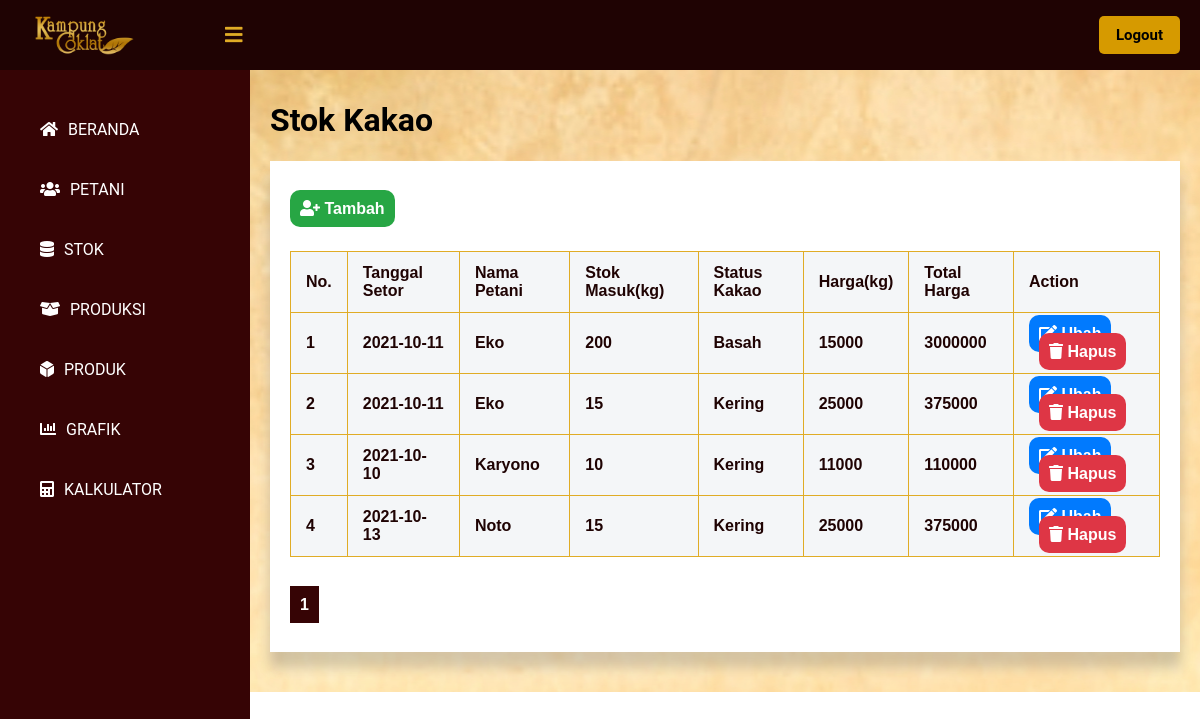
Page /public/lihat_stok/1 (signed in) on the committed database.
### tables this page shows
CREATE TABLE `stok_kakao` (
  `id_stok` int(11) NOT NULL,
  `tanggal_setor` timestamp NOT NULL DEFAULT current_timestamp() ON UPDATE current_timestamp(),
  `nama_petani` int(11) NOT NULL,
  `stok_masuk` int(11) NOT NULL,
  `status_kakao` int(11) NOT NULL,
  `harga` int(11) NOT NULL
);

CREATE TABLE `petani` (
  `id_petani` int(11) NOT NULL,
  `nama_petani` varchar(60) NOT NULL,
  `tanggal_lahir` date NOT NULL,
  `alamat_kec` int(11) NOT NULL,
  `status_anggota` int(11) NOT NULL
);

CREATE TABLE `kategori` (
  `id` int(11) NOT NULL,
  `nama_kategori` varchar(60) NOT NULL,
  `grup` varchar(60) NOT NULL
);

### app/core/Controller.php (called while the page is built, shortened)
<?php
class Controller {
    public function view($view, $data = [])
    {
        require_once   '../app/views/'.$view.'.php';
    }
}
?>

### app/controllers/Lihat_stok.php (called while the page is built, shortened)
<?php
class Lihat_stok extends Controller {
    public function index($page)
    {
        $id_user = $_SESSION['id'];
        $user = $this->model('User_model')->getUserById($id_user);
        $data['stok'] = $this->model('Stok_model')->getList($page);
        $data['nama'] = $user['nama'];
        $this->view('lihat_stok/index', $data);
    }
}
?>

### app/core/App.php (called while the page is built, shortened)
<?php
class App {
    protected $method = 'index';
    protected $params = [];
    public function __construct()
    {
        $url = $this->parseURL();
        if ( file_exists('../app/controllers/' . $url[0] . '.php') ) {
            unset($url[0]);
        }
        $this->controller = new $this->controller;
        if ( !empty($url) ) {
            $this->params = array_values($url);
        }
        call_user_func_array([$this->controller, $this->method], $this->params);
    }
    public function parseURL()
    {
        if ( isset($_GET['url']) ) {
            $url = rtrim($_GET['url'], '/');
            $url = filter_var($url, FILTER_SANITIZE_URL);
            $url = explode("/", $url);
            return $url;
        }
    }
}

### public/index.php (called while the page is built, shortened)
<?php
$app = new App;

### app/core/Database.php (called while the page is built, shortened)
<?php
class Database {
    private $host = DB_HOST;
    private $db_name = DB_NAME;
    private $dbh;
    private $stmt;
    public function __construct()
    {
        $dsn = 'mysql:host=' . $this->host . ';dbname=' . $this->db_name;
        try {
            $this->dbh = new PDO($dsn, 'root', '');
        } catch(PDOException $e) {
            die($e->getMessage());
        }
    }
    public function query($query)
    {
        $this->stmt = $this->dbh->prepare($query);
    }
    public function bind($param, $value, $type=null)
    {
        if ( is_null($type) ) {
            switch( true ) {
                default :
                    $type = PDO::PARAM_STR;
            }
        }
        $this->stmt->bindValue($param, $value, $type);
    }
    public function execute()
    {
        $this->stmt->execute();
    }
    public function resultSet()
    {
        $this->execute();
        return $this->stmt->fetchAll(PDO::FETCH_ASSOC);
    }
}

### app/models/Stok_model.php (called while the page is built, shortened)
<?php
class Stok_model {
    private $table = 'stok_kakao';
    private $db;
    public function __construct()
    {
        $this->db = new Database;
    }
    public function getList($page)
    {
        $data = [];
        $jumlahDataSetiapPage = 10;
        $this -> db -> query("SELECT stok_kakao.*, status_kakao.nama_kategori AS status_kakao, petani.nama_petani, DATE_FORMAT(tanggal_setor, '%Y-%m-%d') AS tanggal_setor FROM `" . $this->table . "` LEFT JOIN petani ON petani.id_petani = stok_kakao.nama_petani JOIN kategori AS status_kakao ON status_kakao.id = stok_kakao.status_kakao");
        $jumlahData = $this -> db -> resultSet();
        $jumlahData = count($jumlahData);
        $jumlahPage = ceil($jumlahData / $jumlahDataSetiapPage);
        $halamanSaatIni = ( isset($page) ) ? $page : 1;
        $dataPertama = ($jumlahDataSetiapPage * $halamanSaatIni) - $jumlahDataSetiapPage;
        $this -> db -> query("SELECT stok_kakao.*, status_kakao.nama_kategori AS status_kakao, petani.nama_petani, DATE_FORMAT(tanggal_setor, '%Y-%m-%d') AS tanggal_setor FROM `" . $this->table . "` LEFT JOIN petani ON petani.id_petani = stok_kakao.nama_petani JOIN kategori AS status_kakao ON status_kakao.id = stok_kakao.status_kakao LIMIT $dataPertama, $jumlahDataSetiapPage");
        $daftarData = $this -> db -> resultSet();
        $data['list_data'] = $daftarData;
        $data['halaman_saat_ini'] = $halamanSaatIni;
        $data['jumlah_halaman'] = $jumlahPage;
        return $data;
    }
}

### app/views/lihat_stok/index.php (the view, shortened to what this page needs)
<!DOCTYPE html>
<html lang=”en”>
<head>
	<link href="<?= BASEURL ?>/css/melihat_petani.css" rel="stylesheet" type="text/css">
    <link rel="stylesheet" href="https://cdnjs.cloudflare.com/ajax/libs/font-awesome/5.12.1/css/all.min.css">
</head>
<body>
    <header>
        <label for="check">
            <i class="fas fa-bars" id="sidebar_btn"></i>
        </label>
        <div class="left_area">
            <img src="http://localhost/KampungCoklat/public/img/Logo-Daun.png">
        </div>
        <div class="right_area">
            <a href="<?= BASEURL ?>/logout" style="color: #000; margin-left: 10px;" class="logout_btn">Logout</a>
        </div>
    </header>
    <div class="sidebar">
        <a href="<?= BASEURL ?>/beranda"><i class="fas fa-home"></i><span>BERANDA</span></a>
        <a href="<?= BASEURL ?>/lihat_petani/1"><i class="fas fa-users"></i><span>PETANI</span></a>
        <a href="<?= BASEURL ?>/lihat_stok/1"><i class="fas fa-database"></i><span>STOK</span></a>
        <a href="#"><i class="fas fa-box-open"></i><span>PRODUKSI</span></a>
        <a href="#"><i class="fas fa-dice-d6"></i><span>PRODUK</span></a>
        <a href="#"><i class="fas fa-chart-bar"></i><span>GRAFIK</span></a>
        <a href="#"><i class="fas fa-calculator"></i><span>KALKULATOR</span></a>
    </div>
    <div class="content">
        <div class="card">
            <h1>Stok Kakao</h1>
        </div>
        <div class="card_table">
            <div>
                <div class="card_table1">
                    <br><br>
                    <a href="<?= BASEURL ?>/tambah_stok" class="tambah"><i class="fas fa-user-plus"></i><span> Tambah</span></a>
                </div>
                </div>
                <div class="card_table2">
                    <table class="tabelMahasiswa" width="60%">
                        <tr>
                            <th>No.</th>
                            <th>Tanggal Setor</th>
                            <th>Nama Petani</th>
                            <th>Stok Masuk(kg)</th>
                            <th>Status Kakao</th>
                            <th>Harga(kg)</th>
                            <th>Total Harga</th>
                            <th>Action</th>
                        </tr>
                        <?php foreach ($data['stok']['list_data'] as $key => $value) { ?>
                        <tr>
                            <th><?= ($key + 1) ?></th>
                            <th><?= $value['tanggal_setor'] ?></th>
                            <th><?= $value['nama_petani'] ?></th>
                            <th><?= $value['stok_masuk'] ?></th>
                            <th><?= $value['status_kakao'] ?></th>
                            <th><?= $value['harga'] ?></th>
                            <th><?= $value['harga']*$value['stok_masuk'] ?></th>
                            <th><a class = 'edit' href = '<?= BASEURL;?>/ubah_stok/<?= $value['id_stok']?>'><i class="fas fa-edit"></i> Ubah</a><a href="<?= BASEURL;?>/hapus_stok/hapus/<?= $value['id_stok']?>" class="hapus"><i class="fas fa-trash"></i> Hapus</a></th>
                        </tr>
                        <?php } ?>
                    </table>
                    <br>
                    <br>
                    <?php for($p = 1; $p <= $data['stok']['jumlah_halaman']; $p++): ?>
                        <?php if($p == $data['stok']['halaman_saat_ini']): ?>
                            <a href= "<?= BASEURL ?>/lihat_stok/<?= $p; ?>" class = 'page_aktif'><?= $p; ?></a>
                        <?php else: ?>
                            <a href= "<?= BASEURL ?>/lihat_stok/<?= $p; ?>"  class = 'page'><?= $p; ?></a>
                        <?php endif; ?>
                    <?php endfor; ?>
                    <br>
                    <br>
                    <br>
                </div>
            </div>
        </div>
</body>
</html>

### public/css/melihat_petani.css (style rules this page uses)
body { margin: 0; padding: 0; font-family: "Roboto", sans-serif; }
header { z-index: 1; position: fixed; background: #1f0303; padding: 20px; width: calc(100% - 0%); top: 0; height: 30px; }
.left_area img { width: 120px; margin-top: -15px; }
.logout_btn { padding-left: 17px; padding-right: 17px; padding-bottom: 10px; padding-top: 10px; background: #d69a00; text-decoration: none; float: right; margin-top: -60px; margin-right: 40px; border-radius: 5px; font-size: 15px; font-weight: 600; color: #360405; transition: 0.5s; transition-property: background; }
.sidebar { z-index: 1; top: 0; background: #360405; margin-top: 70px; padding-top: 30px; position: fixed; left: 0; width: 250px; height: calc(100% - 9%); transition: 0.5s; transition-property: left; overflow-y: auto; }
.sidebar a { color: #fff; display: block; width: 100%; line-height: 60px; text-decoration: none; padding-left: 40px; box-sizing: border-box; transition: 0.5s; transition-property: background; }
.sidebar i { padding-right: 10px; }
label #sidebar_btn { z-index: 1; color: #e0ac26; position: fixed; cursor: pointer; left: 225px; font-size: 20px; margin: 5px 0; transition: 0.5s; transition-property: color; }
.content { background: url('http://localhost/KampungCoklat/public/img/bg.jpg'); background-position: center; height: auto; transition: 0.5s; width: (100% - 250px); margin-top: 60px; padding: 20px; margin-left: 250px; }
.content .card_table { box-shadow: 0 19px 38px rgba(255, 255, 255, 0.3), 0 15px 12px rgba(0,0,0,0.22); background-color: #fff; }
.tabelMahasiswa { margin-top: 10px; font-family: Arial; border-collapse: collapse; width: 100%; }
.content .card_table1 { margin: 20px; height: 50px; }
.content .card_table2 { margin-top: 40px; margin-left: 20px; margin-bottom: 20px; margin-right: 20px; }
.tambah { cursor: crosshair; text-decoration: none; background-color: #27a644; padding: 10px 10px; text-align: center; border-radius: 10px; font-family: Arial; font-weight: bold; color: white; }
.edit { text-decoration: none; background-color: #017afe; padding: 10px 10px; text-align: center; border-radius: 10px; font-family: Arial; font-weight: bold; color: white; }
.page_aktif { text-decoration: none; background-color: #360405; padding: 10px 10px; text-align: center; font-family: Arial; font-weight: bold; color: white; font-weight: bold; }
.hapus { text-decoration: none; background-color: #de3645; padding: 10px 10px; margin-left: 10px; text-align: center; border-radius: 10px; font-family: Arial; font-weight: bold; color: white; }
td, th { border: 1px solid #e0ac26; padding: 15px; }
tr:nth-child(even) { background-color: #747677; }
th { padding-top: 12px; padding-bottom: 12px; text-align: left; background-color: #f4f6f8; color: #1f0303; }

### rows in the picture
stok_kakao: tanggal_setor "2021-10-11", petani.nama_petani "Eko", stok_masuk "200", kategori.nama_kategori "Basah", harga "15000", $value['harga']*$value['stok_masuk'] "3000000"
stok_kakao: tanggal_setor "2021-10-11", petani.nama_petani "Eko", stok_masuk "15", kategori.nama_kategori "Kering", harga "25000", $value['harga']*$value['stok_masuk'] "375000"
stok_kakao: tanggal_setor "2021-10-10", petani.nama_petani "Karyono", stok_masuk "10", kategori.nama_kategori "Kering", harga "11000", $value['harga']*$value['stok_masuk'] "110000"
stok_kakao: tanggal_setor "2021-10-13", petani.nama_petani "Noto", stok_masuk "15", kategori.nama_kategori "Kering", harga "25000", $value['harga']*$value['stok_masuk'] "375000"
